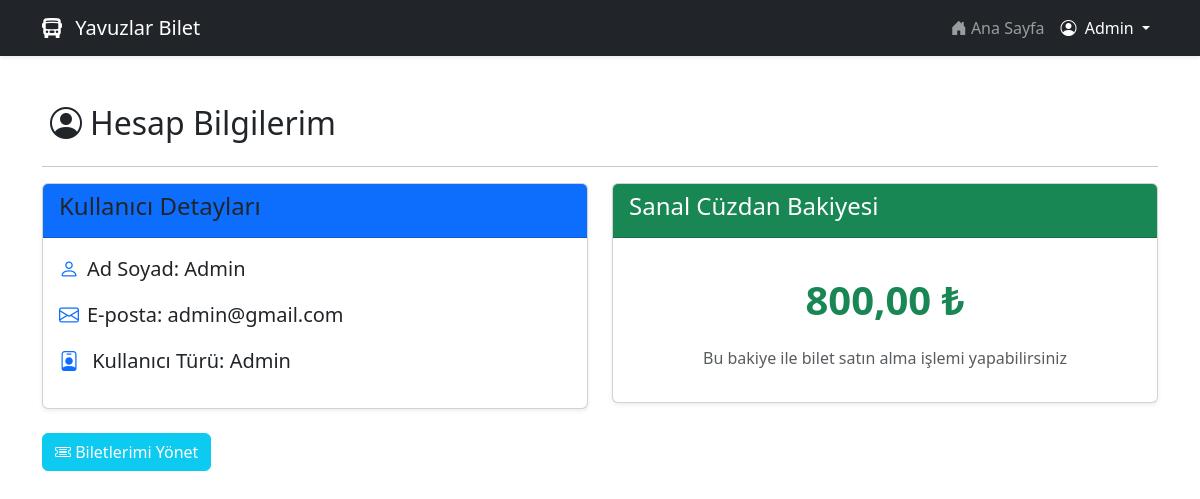
The page /user/hesap.php (signed in) on the database its author committed.
### tables this page shows
CREATE TABLE "User"(
    id TEXT PRIMARY KEY,
    full_name TEXT NOT NULL,
    email TEXT UNIQUE NOT NULL,
    role TEXT NOT NULL DEFAULT 'user',
    password TEXT NOT NULL,
    company_id TEXT,
    balance REAL DEFAULT 800,
    created_at TIMESTAMP NOT NULL DEFAULT (datetime('now', 'localtime')),
    FOREIGN KEY (company_id) REFERENCES Bus_Company (id) ON DELETE CASCADE
);

### includes/auth.php (called while the page is built, shortened)
<?php
function getUser() {
    global $db;
    if (isset($_SESSION['user']['id'])) {
        $stmt = $db->prepare("SELECT * FROM User WHERE id = ?");
        $stmt->execute([$_SESSION['user']['id']]);
        $user = $stmt->fetch(PDO::FETCH_ASSOC);
        if ($user) {
            return $user;
        }
    }
    return null;
}
$is_logged_in = isset($_SESSION['user']) && !empty($_SESSION['user']);
?>

### user/hesap.php (the view, shortened to what this page needs)
<?php
require '../includes/config.php';
require '../includes/auth.php';
$current_user = getUser();
$full_name = $current_user['full_name'];
$email = $current_user['email'];
$role= $current_user['role'];
$balance = $current_user['balance'];
switch ($role) {
    case 'admin':
        $role = 'Admin';
        break;
}
?>
<?php include("../includes/header.php");?>
<div class="container mt-5">
    <h2 class="mb-4">
        <i class="bi bi-person-circle m-2"></i>Hesap Bilgilerim
    </h2>
    <hr>
    <div class="row">
        <div class="col-md-6">
            <div class="card shadow-sm mb-4">
                <div class="card-header bg-primary text-wihte">
                <h4>Kullanıcı Detayları</h4>
            </div>
            <div class="card-body">
                <p class="fs-5">
                    <i class="bi bi-person me-2 text-primary"></i>Ad Soyad: <?= htmlspecialchars($full_name);?>
                </p>
                <p class="fs-5">
                    <i class="bi bi-envelope me-2 text-primary"></i>E-posta: <?= htmlspecialchars($email);?>
                </p>
                <p class="fs-5">
                    <i class="bi bi-person-badge me-2 text-primary"></i> Kullanıcı Türü: <?= htmlspecialchars($role);?>
                </p>
            </div>
            </div>
        </div>
        <div class="col-md-6">
            <div class="card shadow-sm mb-4">
                <div class="card-header bg-success text-white">
                    <h4>Sanal Cüzdan Bakiyesi</h4>
                </div>
                <div class="card-body text-center">
                    <p class="fs-1 text-success fw-bold my-3">
                        <?= htmlspecialchars(number_format($balance,2,",","."));?> ₺
                    </p>
                    <p class="text-muted">Bu bakiye ile bilet satın alma işlemi yapabilirsiniz</p>
                </div>
            </div>
        </div>
        <div class="col-12">
            <a href="biletler.php" class="btn btn-info text-white me-2">
                <i class="bi bi-ticket-detailed"></i> Biletlerimi Yönet
            </a>
        </div>
    </div>
</div>

### includes/header.php (shortened to what this page needs)
<link href="https://cdn.jsdelivr.net/npm/bootstrap@5.3.3/dist/css/bootstrap.min.css" rel="stylesheet">
<link rel="stylesheet" href="https://cdn.jsdelivr.net/npm/bootstrap-icons@1.11.3/font/bootstrap-icons.min.css">
<nav class="navbar navbar-expand-lg navbar-dark bg-dark shadow-sm">
    <div class="container">
        <a class="navbar-brand" href="<?= BASE_PATH ?>/index.php">
            <i class="bi bi-bus-front-fill me-2"></i> Yavuzlar Bilet
        </a>
        <div class="collapse navbar-collapse" id="navbarNav">
            <ul class="navbar-nav ms-auto">
                <li class="nav-item">
                    <a class="nav-link" href="<?= BASE_PATH ?>/index.php">
                        <i class="bi bi-house-door-fill"></i> Ana Sayfa
                    </a>
                </li>
                <?php if ($is_logged_in): ?>
                    <li class="nav-item dropdown">
                        <a class="nav-link dropdown-toggle active" href="#" id="navbarDropdown" role="button" data-bs-toggle="dropdown" aria-expanded="false">
                            <i class="bi bi-person-circle me-1"></i> <?= htmlspecialchars($current_user['full_name'] ?? 'Profilim') ?>
                        </a>
                    </li>
                <?php endif; ?>
            </ul>
        </div>
    </div>
</nav>

### rows shown on the page
user: full_name "Admin", email "admin@gmail.com", role "Admin", balance "800,00"
